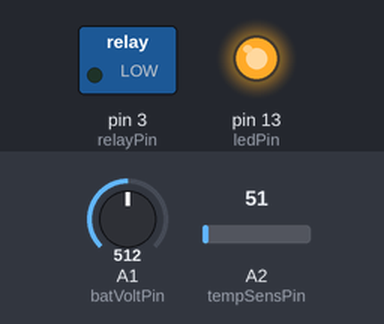
Recording of a sketch running on a simulated Arduino Uno, built with avr-gcc and run on an emulated ATmega328P. Shown: switched loads named in the sketch (green lamp = pin HIGH), output pins drawn as LEDs (lit = HIGH). The inputs (shaded band) are chosen by the test bench; at power-on: A1 (batVoltPin) = 512, A2 (tempSensPin) = 51. What the sketch prints to the serial monitor is not drawn.

Above: at 3.0 s.
3.1 s: A1 (batVoltPin) set to 1023
At 5.3 s:
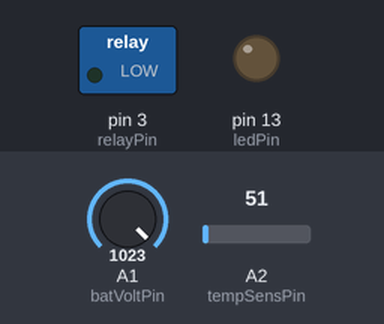
Timing chart, 0 to 12.6 s (numbered marks = the images above; inputs shaded):
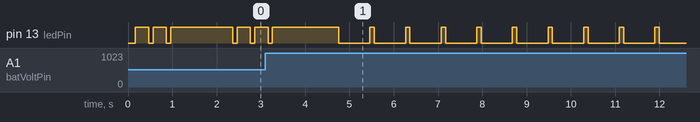

The sketch:

SmartCharger.ino
```cpp
/*
 *
 * NO WORKING YET problem with voltage sensor
 */
int DISABLE_CHARGER=1;
int CHARGING_BATTERY=0;

int ledPin=13;
int relayPin = 3;// Define the pin that switches on the relay
int tempSensPin = 2; //Thermistor NTC Resistor analog Pin
int batVoltPin = 1; //the analog pin of the Battery Voltage Sensor

float batteryVoltage= 0.0;
float batteryMaxVoltage= 0.0;
float batteryMinVoltage= 0.0;
float tempSenseVoltage= 0.0;


void setup() {
//   pinMode(LED_BUILTIN, OUTPUT);
   pinMode(ledPin, OUTPUT);
   pinMode(relayPin, OUTPUT); //sets the relay pin to output
   Serial.begin(9600); // begin sending over serial port
}

void loop() {
  // the main code here will run repeatedly:
  Serial.println(" ");
  setBatteryMaxVoltage();
  setBatteryMinVoltage();

  Serial.print("  batteryMinVoltage ");
  Serial.print(batteryMinVoltage);

  Serial.print("  batteryMaxVoltage ");
  Serial.print(batteryMaxVoltage);

  float batteryLevel=analogRead(batVoltPin); //Read the battery voltage sensor level
  Serial.print("  batteryLevel ");
  Serial.print(batteryLevel);
  batteryVoltage= batteryLevel*15; //  float voltage = sensorValue * (5.00 / 1023.00) * 2;/1.123
  Serial.print("  batteryVoltage ");
  Serial.print(batteryVoltage);


  float tempSenseLevel=analogRead(tempSensPin); //Read the temperature sensor voltage level
  tempSenseVoltage = (tempSenseLevel*50) /2550;
  Serial.print("  tempSenseVoltage ");
  Serial.print(tempSenseVoltage);


  if(batteryVoltage>=batteryMaxVoltage ){
    stopChargingBattery();

  }

  if(batteryVoltage<=batteryMinVoltage ){
    startChargingBattery();

  }

  if(batteryVoltage<batteryMaxVoltage && batteryVoltage>batteryMinVoltage ){
    pulseOffLED();
    Serial.println(" ");
    Serial.println(" -------------> Battery is Normal");
    CHARGING_BATTERY=0;
  }

  Serial.print("  CHARGING_BATTERY ");
  Serial.print(CHARGING_BATTERY);

  Serial.println(" ------------------------------------ ");
  if(CHARGING_BATTERY==0){
    delay(500); // 5 minutes
  } else {
    delay(1000); // 2 minutes
  }
}


void startChargingBattery(){
  pulseOnLED();
  pulseOnLED();
  pulseOnLED();
  if( CHARGING_BATTERY ==0){
    CHARGING_BATTERY=1;
    Serial.println(" ");
    Serial.println(" -------------> Started Charging");
  } else{
    Serial.println(" ");
    Serial.println(" -------------> Continue Charging");

  }
  if(DISABLE_CHARGER==0){
    digitalWrite(relayPin, HIGH);   // turn the LED on (HIGH is the voltage level)
  }
}

void stopChargingBattery(){
  pulseOffLED();
  digitalWrite(relayPin, LOW);   // turn the LED on (LOW is the voltage level)
  if( CHARGING_BATTERY ==1){
  CHARGING_BATTERY=0;
  Serial.println(" ");
  Serial.println(" -------------> Stopped Charging");
  } else{
  Serial.println(" ");
  Serial.println(" -------------> Discontinue Charging");
  }
}


void pulseOnLED(){
  digitalWrite(ledPin, LOW);   // turn the LED on (HIGH is the voltage level)
  delay(100);
   digitalWrite(LED_BUILTIN, HIGH);   // turn the LED on (HIGH is the voltage level)
  delay(300);
}

void pulseOffLED(){
   digitalWrite(LED_BUILTIN, HIGH);   // turn the LED on (HIGH is the voltage level)
  delay(100);
  digitalWrite(ledPin, LOW);   // turn the LED on (HIGH is the voltage level)
  delay(100);
}


void setBatteryMaxVoltage(){
  batteryMaxVoltage=15344; // 13.8V
}

void setBatteryMinVoltage(){
  batteryMinVoltage=15241; // 12.8V
}
```
